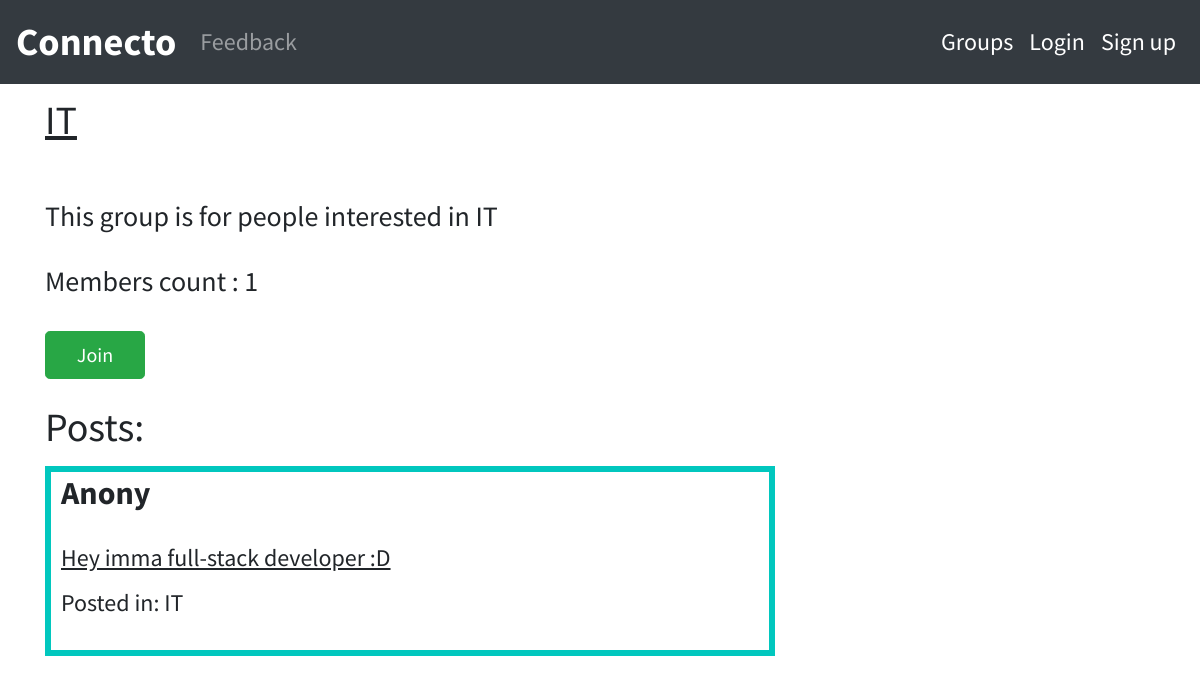
Before: /group/posts/in/it/ with the older database file.
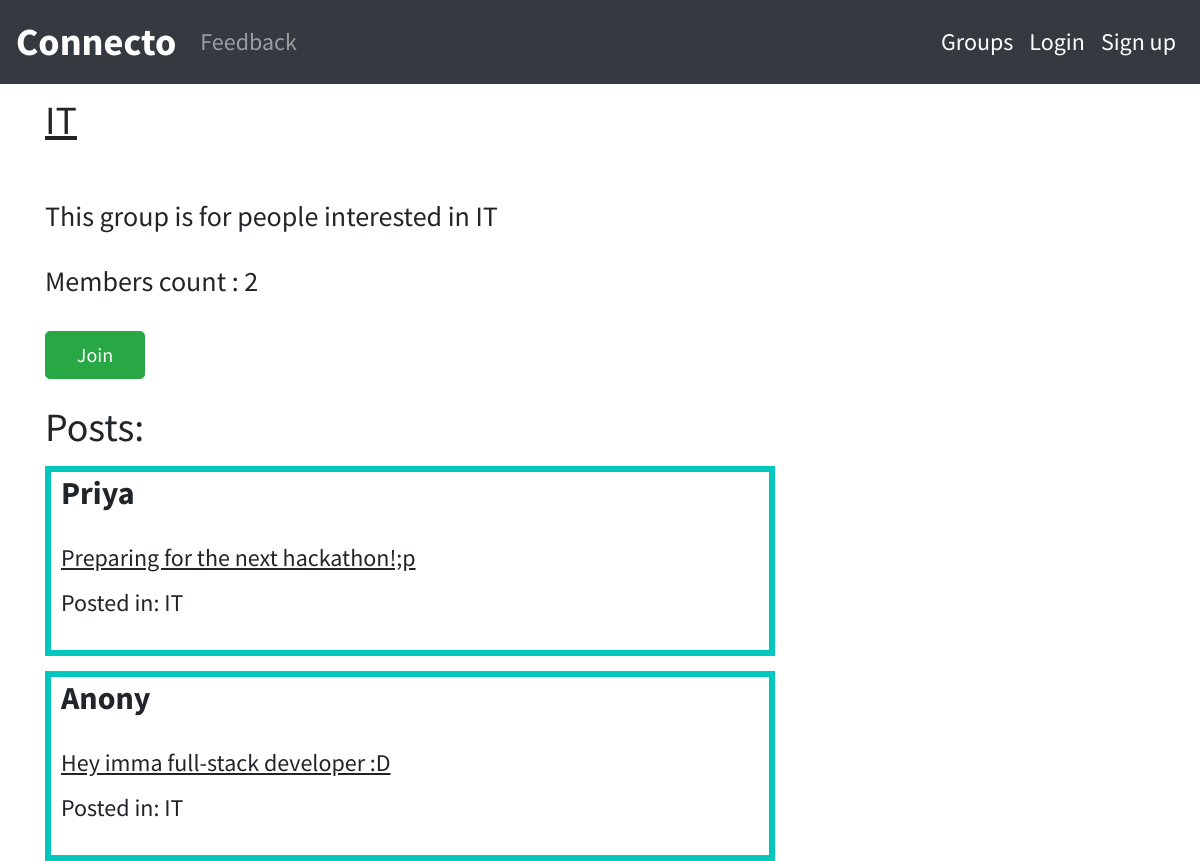
After: the same page with the newer database file.
### groups/models.py (models this page shows, shortened)
class Group(models.Model):
    name=models.CharField(max_length=250,unique=True)
    slug=models.SlugField(allow_unicode=True,unique=True)
    description=models.TextField(blank=True,default='')
    description_html=models.TextField(editable=False,default='',blank=True)
    members=models.ManyToManyField(User,through="Groupmember")
    class Meta:
        ordering =['name']

### posts/models.py (models this page shows, shortened)
class Post(models.Model):
    user=models.ForeignKey(User,related_name='posts',on_delete=models.CASCADE)
    message=models.TextField()
    message_html=models.TextField(editable=False)
    created_at=models.DateTimeField(auto_now=True)
    group=models.ForeignKey(Group,related_name='posts',null=True,blank=True,on_delete=models.CASCADE)
    class Meta:
        ordering =['-created_at']
        unique_together=['user','message']

### groups/views.py (the view)
# urls.py: re_path('posts/in/(?P<slug>[-\w]+)/',Singlegroup.as_view(),name="single"),
class Singlegroup(DetailView):
    model=Group

### groups/templates/groups/group_detail.html (shortened to what this page needs)
{% extends "groups/group_base.html"%}
{% block pregroup %}
    <div class="col-md-8">
    <h1><U> {{group.name}}</U></h1><br><br>
    <h3> {{group.description|safe}} </h3><br>
    <h3> Members count : {{group.members.count}}</h3><br>
    {% if user in group.members.all %}
        <a href="{% url "groups:leave" slug=group.slug %}" class="btn btn-lg btn-danger" id="jl"><span class="fas fa-sign-out-alt"></span>Leave</a>
    {% else %}
         <a href="{% url "groups:join" slug=group.slug %}" class="btn btn-lg btn-success" id="jl">Join</a>
    {% endif %}
    <br>
    </div>
{% endblock %}
{% block group_content%}
    <div class="col-md-8">
    <br>
     <h1> Posts:</h1>
        {% if not group.posts.count %}
            <h2> No posts yet</h2>
        {% else %}
            {% for post in group.posts.all%}
                {% include "posts/_post.html"%}
            {% endfor %}
        {% endif %}
    </div>
{% endblock%}

### posts/templates/posts/_post.html (shortened to what this page needs)
<div class="post-media">
    <h2><b>{{post.user.username}}</b></h2>
    <br>
        <div class="media-body">
            <h4> <U>{{post.message_html|safe}}</U></h4>
                {% if post.group %}
                    <h4>  Posted in: {{post.group.name}}</h4>
                    <br>
                {% endif %}
        </div>
    </div>

Changed rows visible on the page:
computed for Group "IT": members.count "1" → "2"
added Post: user.username "Priya", message_html "Preparing for the next hackathon!;p", group.name "IT"
